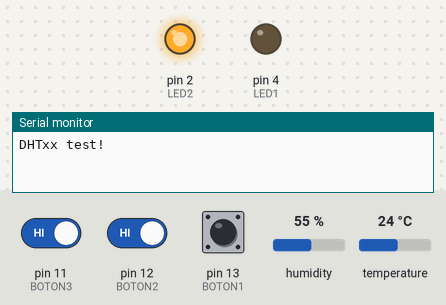
The sketch below on a simulated Arduino Uno, built with avr-gcc and run on an emulated ATmega328P. On the bench: output pins drawn as LEDs (lit = HIGH), the last lines printed to the serial monitor. Inputs (shaded band) come from the test bench; at power-on: pin 13 (BOTON1) HIGH, pin 11 (BOTON3) HIGH, pin 12 (BOTON2) HIGH, humidity 55 %, temperature 24 °C.

Above: at 1.2 s.
1.3 s: pin 13 (BOTON1) pulled LOW for 0.15 s
At 1.37 s:
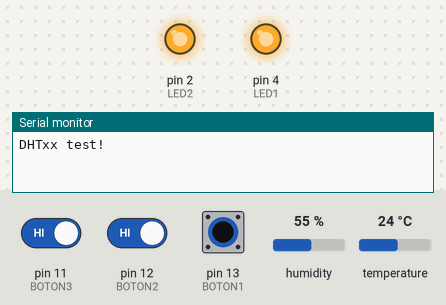
2.9 s: pin 11 (BOTON3) driven LOW and pin 12 (BOTON2) driven LOW
At 3.8 s:
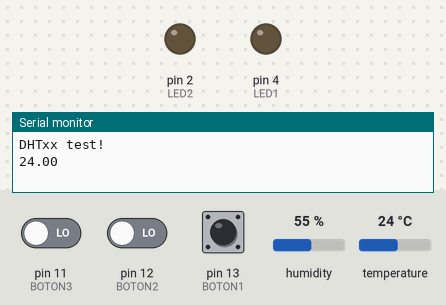
4.4 s: pin 13 (BOTON1) pulled LOW for 1 s
At 4.9 s:
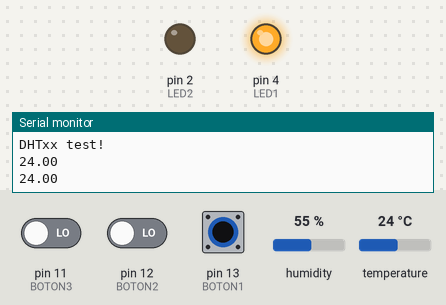
6.9 s: pin 11 (BOTON3) driven HIGH
At 8.1 s:
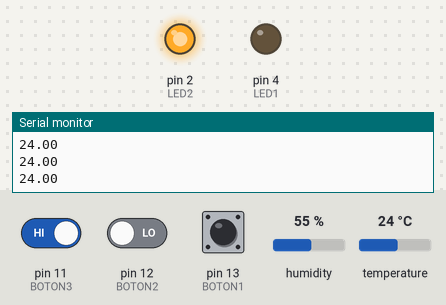
8.4 s: pin 11 (BOTON3) driven LOW
At 9.2 s:
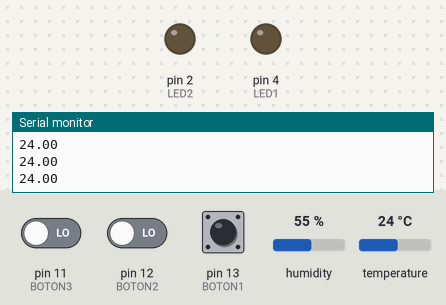
Timing chart, 0 to 10.9 s (numbered marks = the images above; inputs shaded):
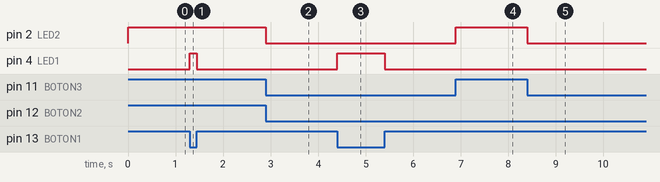

The sketch:

EnfriamientoServidoresFunciones.ino
```cpp
/*
 * Simulador de refrigerasion de servidores
 * Por: Hugo Vargas
 * Fecha: 18 de abril 2022 (32°C)
 *
 * Este programa ejemplifica el uso de operadores relacionales y operadores
 * logicos:
 *
 * Condiciones Iniciales
 * Sensor de temperatura y humedad
 * Boton1: Manual. Activa la refrigeración al ser presionado
 * Boton2: Alta demanda
 * Boton3: Sobre carga de funcionamiento
 *
 * Led1: Refrigeracion manual
 * Led2: Refrigeración automática
 *
 * -Que se encienda la refrigeracion manual cada que se presione el boton de manual
 * -La refrigeracion manual tiene prioridad a la refrigeracion automática.
 * -Si la termperatura es alta (mayor a 28, por ejemplo), se activa la refrigeracion automática
 * -Si tengo alta demanda o sobre carga, se activa la refrigeración automática
 * -Si tengo alta demanda o sobrecarga de funcionamiento y ademas temperatura alta, se activan ambas refrigeraciones
 *
 * Conexiones propuestas
 * Botones 14, 15, 13
 * Leds 4, 2
 * DHT11 12
 *
 */

// Bibliotecas
#include "DHT.h"

// Constantes
#define DHTPIN 3
#define DHTTYPE DHT11

//Constantes de botones
const int BOTON1 = 13;
const int BOTON2 = 12;
const int BOTON3 = 11;
//Constantes de leds
const int LED1 = 4;
const int LED2 = 2;
//Nivel de temperatura
const int TEMP_H = 28;

// Variables
int boton1_dato;
int boton2_dato;
int boton3_dato;
float t;
long timeNow, timeLast; // Variables de control de tiempo no bloqueante
int wait = 2000;  // Indica la espera cada 2 segundos

// Definición de objetos
DHT dht(DHTPIN, DHTTYPE);

// Prototipo de funciones
void lecturaDHT();
void lecturaBotones();
void logica();

// Condiciones iniciales - Se ejecuta sólo una vez al energizar
void setup() {// Inicio de void setup ()
  // Aquí va tu código
  Serial.begin(9600);
  Serial.println(F("DHTxx test!"));

  //Configurar botones
  pinMode (BOTON1, INPUT_PULLUP);
  pinMode (BOTON2, INPUT_PULLUP);
  pinMode (BOTON3, INPUT_PULLUP);
  //Configurar Leds
  pinMode (LED1, OUTPUT);
  pinMode (LED2, OUTPUT);

  dht.begin();//Iniciar comunicacion con el sensor DHT
  timeLast = millis (); // Inicia el control de tiempo

}// Fin de void setup

// Cuerpo del programa - Se ejecuta constamente
void loop() {// Inicio de void loop
  // put your main code here, to run repeatedly:
  // delay(2000);
  timeNow = millis(); // Control de tiempo para esperas no bloqueantes

  if (timeNow - timeLast > wait) { // Manda un mensaje por MQTT cada cinco segundos
    timeLast = timeNow; // Actualización de seguimiento de tiempo

    lecturaDHT ();

  }// Fin de void loop
  lecturaBotones ();
  logica ();
}
// Funcioes del usuario

// Funcion de lectura del sensor DHT11
void lecturaDHT () {
  //*******Lectura del sensor*********
  // Read temperature as Celsius (the default)
  t = dht.readTemperature();
   // Check if any reads failed and exit early (to try again).
  if (isnan(t)) {
    Serial.println(F("Failed to read from DHT sensor!"));
    return;
  }
  Serial.println(t);
}

// Funcion de lectura de botones
void lecturaBotones () {
  //********Lectura de botones********
  boton1_dato = digitalRead (BOTON1);
  boton2_dato = digitalRead (BOTON2);
  boton3_dato = digitalRead (BOTON3);
}

// Funcion de logica
void logica () {

  //********Automático por temperatura, sobrecarga y alta demanda**********
  if (boton1_dato == 1) {
    digitalWrite (LED1, LOW);
  } else {
    digitalWrite (LED1, HIGH);
  }

  if (t > TEMP_H || boton2_dato == 1 || boton3_dato == 1) {
    digitalWrite (LED2, HIGH);
  } else {
    digitalWrite (LED2, LOW);
  }

  /*
   * if (t > TEMP_H) {
   *  digitalWrite (LED2, HIGH);
   *  } else {
   *  digitalWrite (LED2, LOW);
   *  }
   */
}
```

Measured:
- after the input at 1.3 s, pin 4 (LED1): LOW → HIGH at once, → LOW 0.15 s later
- after the input at 2.9 s, pin 2 (LED2): HIGH → LOW at once
- after the input at 4.4 s, pin 4 (LED1): LOW → HIGH at once, → LOW 1.0 s later
- after the input at 6.9 s, pin 2 (LED2): LOW → HIGH at once
- after the input at 8.4 s, pin 2 (LED2): HIGH → LOW at once
